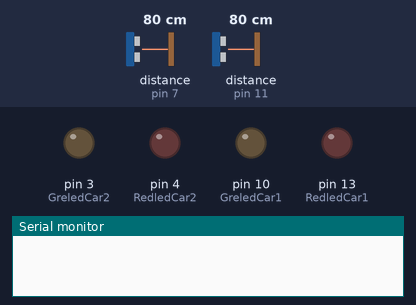
The sketch below on a simulated Arduino Uno, built with avr-gcc and run on an emulated ATmega328P. On the bench: output pins drawn as LEDs (lit = HIGH), the last lines printed to the serial monitor. Inputs (shaded band) come from the test bench; at power-on: distance to the obstacle (sensors on pin 7, pin 11) 80 cm. The echo pulse lasts 58.3 µs per cm.

Above: at 0.05 s.
At 1.2 s:
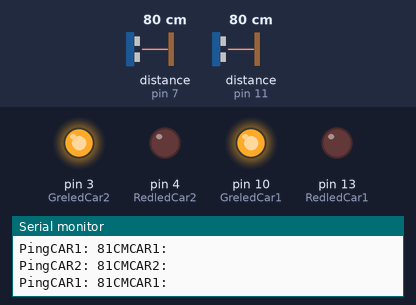
1.3 s: distance to the obstacle (sensor on pin 7) set to 120 cm
4.3 s: distance to the obstacle (sensor on pin 11) set to 35 cm
7.3 s: distance to the obstacle (sensor on pin 7) set to 60 cm
Timing chart, 0 to 10.3 s (numbered marks = the images above; inputs shaded):
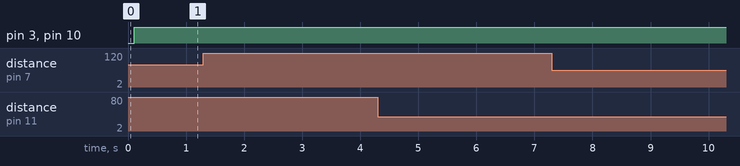

The sketch:

SmartParking.ino
```cpp
// ---------------------------------------------------------------------------
// Example NewPing library sketch that does a ping about 20 times per second.
// ---------------------------------------------------------------------------

#include <NewPing.h>

#define TRIGGER_PIN1  12  // Arduino pin tied to trigger pin on the ultrasonic sensor.
#define ECHO_PIN1     11  // Arduino pin tied to echo pin on the ultrasonic sensor.
#define TRIGGER_PIN2  2  // Arduino pin tied to trigger pin on the ultrasonic sensor.
#define ECHO_PIN2     7  // Arduino pin tied to echo pin on the ultrasonic sensor.
#define MAX_DISTANCE1 200 // Maximum distance we want to ping for (in centimeters). Maximum sensor distance is rated at 400-500cm.
#define MAX_DISTANCE2 200 // Maximum distance we want to ping for (in centimeters). Maximum sensor distance is rated at 400-500cm.


const int RedledCar1 = 13;
const int GreledCar1 = 10;
const int RedledCar2 = 4;
const int GreledCar2 = 3;

NewPing sonar1(TRIGGER_PIN1, ECHO_PIN1, MAX_DISTANCE1); // NewPing setup of pins and maximum distance.
NewPing sonar2(TRIGGER_PIN2, ECHO_PIN2, MAX_DISTANCE2); // NewPing setup of pins and maximum distance.


void setup() {
  pinMode(RedledCar1, OUTPUT); //initialize the LED pin as an output
  pinMode(GreledCar1, OUTPUT); //initialize the LED pin as an output
  pinMode(RedledCar2, OUTPUT); //initialize the LED pin as an output
  pinMode(GreledCar2, OUTPUT); //initialize the LED pin as an output
  Serial.begin(9600); // Open serial monitor at 115200 baud to see ping results.

}

void loop() {
  delay(50);                      // Wait 50ms between pings (about 20 pings/sec). 29ms should be the shortest delay between pings.
  unsigned int uS1 = sonar1.ping(); // Send ping, get ping time in microseconds (uS).
  Serial.print("PingCAR1: ");
  Serial.print(uS1 / US_ROUNDTRIP_CM); // Convert ping time to distance and print result (0 = outside set distance range, no ping echo)
  Serial.println("CMCAR1: ");
  delay(50);                      // Wait 50ms between pings (about 20 pings/sec). 29ms should be the shortest delay between pings.
  unsigned int uS2 = sonar2.ping(); // Send ping, get ping time in microseconds (uS).
  Serial.print("PingCAR2: ");
  Serial.print(uS2 / US_ROUNDTRIP_CM); // Convert ping time to distance and print result (0 = outside set distance range, no ping echo)
  Serial.println("CMCAR2: ");

  int analogValue1 = uS1 / US_ROUNDTRIP_CM; //Distance of Car on parking space 1

  int analogValue2 = uS2 / US_ROUNDTRIP_CM; //Distance of Car on parking space 2


  //if or else statements for parking 1
  if(analogValue1 < 25)
  {
    delay(5000);
    digitalWrite(RedledCar1, HIGH);
  }
  else
  {
    digitalWrite(RedledCar1, LOW);
  }
  if(analogValue1 > 26)
  {
    digitalWrite(GreledCar1, HIGH);
  }
  else
  {
    digitalWrite(GreledCar1, LOW);
  }


  //If or else statements for Parking space 2
    if(analogValue2 < 25)
  {
    delay(5000);
    digitalWrite(RedledCar2, HIGH);
  }
  else
  {
    digitalWrite(RedledCar2, LOW);
  }
  if(analogValue2 > 26)
  {
    digitalWrite(GreledCar2, HIGH);
  }
  else
  {
    digitalWrite(GreledCar2, LOW);

}
}
```
